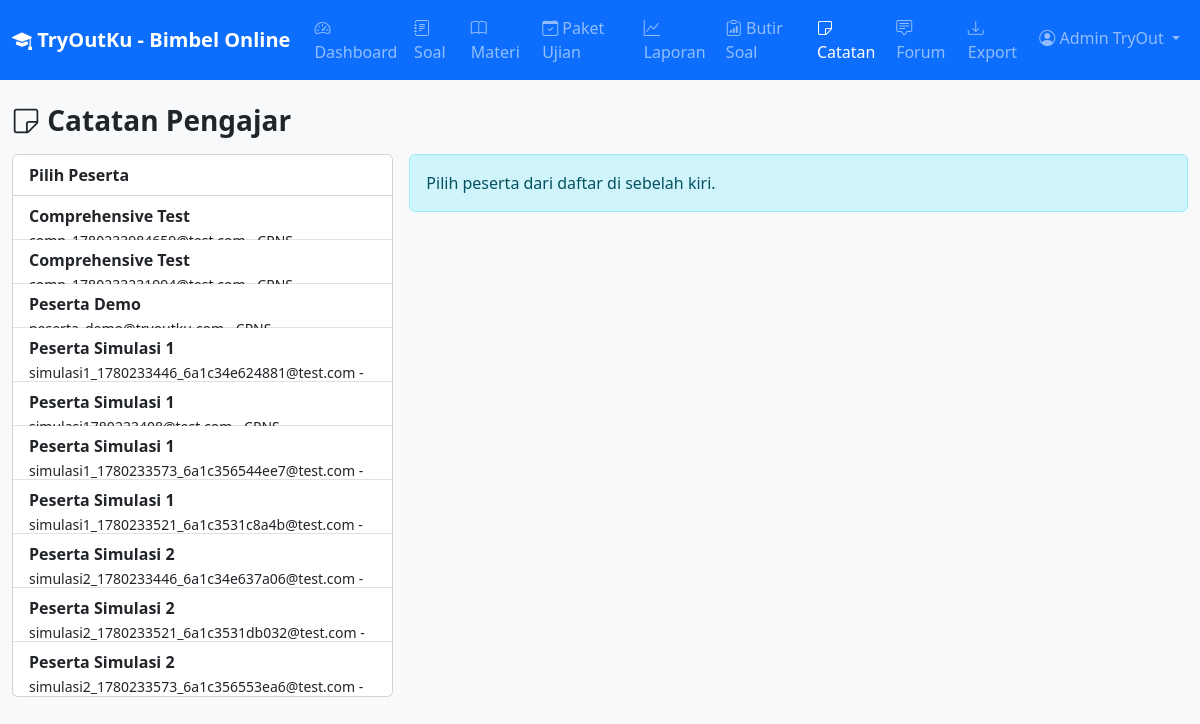
The app's page /admin/catatan_pengajar.php (signed in), older data.
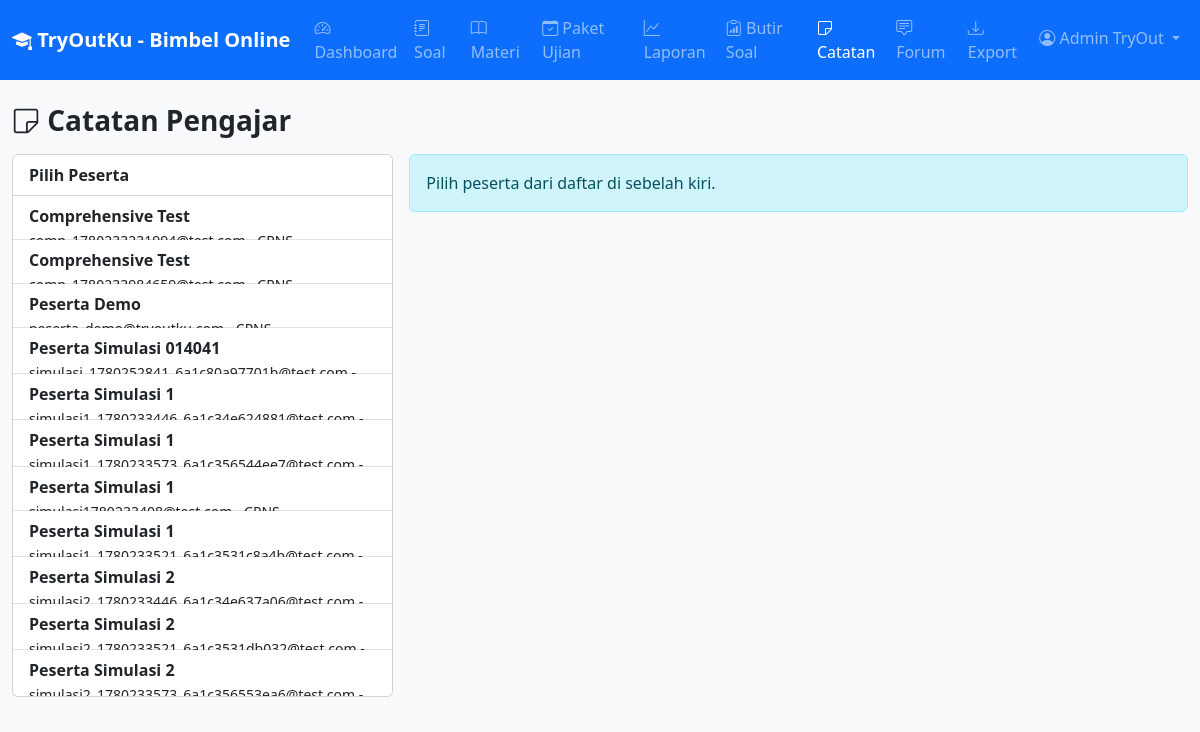
The same page, newer data.
### tables this page shows
CREATE TABLE `users` (
  `id` int(11) NOT NULL AUTO_INCREMENT,
  `nama` varchar(100) NOT NULL,
  `email` varchar(100) NOT NULL,
  `password` varchar(255) NOT NULL,
  `no_hp` varchar(20) DEFAULT NULL,
  `role` enum('admin','peserta') NOT NULL DEFAULT 'peserta',
  `target_ujian` enum('cpns','stan','stis','ipdn') DEFAULT 'cpns',
  `created_at` datetime DEFAULT current_timestamp(),
  PRIMARY KEY (`id`),
  UNIQUE KEY `email` (`email`)
);

### includes/functions.php (called while the page is built, shortened)
<?php
function e($str) {
    return htmlspecialchars($str ?? '', ENT_QUOTES, 'UTF-8');
}

### admin/catatan_pengajar.php (the view, shortened to what this page needs)
<?php
require_once __DIR__ . '/../includes/functions.php';
$peserta_id = intval($_GET['peserta_id'] ?? 0);
$peserta_list = $conn->query("SELECT id, nama, email, target_ujian FROM users WHERE role = 'peserta' ORDER BY nama");
$selected = null;
$catatan = '';
require_once __DIR__ . '/../includes/header.php';
require_once __DIR__ . '/../includes/navbar_admin.php';
?>
<div class="container py-4">
    <h3 class="fw-bold mb-3"><i class="bi bi-sticky"></i> Catatan Pengajar</h3>
    <div class="row g-3">
        <div class="col-md-4">
            <div class="card">
                <div class="card-header bg-white fw-bold">Pilih Peserta</div>
                <div class="list-group list-group-flush" style="max-height:500px; overflow-y:auto;">
                    <?php while ($p = $peserta_list->fetch_assoc()): ?>
                    <a href="?peserta_id=<?= $p['id'] ?>" class="list-group-item list-group-item-action <?= $peserta_id == $p['id'] ? 'active' : '' ?>">
                        <div class="fw-bold"><?= e($p['nama']) ?></div>
                        <small><?= e($p['email']) ?> - <?= strtoupper($p['target_ujian']) ?></small>
                    </a>
                    <?php endwhile; ?>
                </div>
            </div>
        </div>
        <div class="col-md-8">
            <?php if ($selected): ?>
            <div class="card">
                <div class="card-header bg-white fw-bold">
                    <i class="bi bi-person"></i> <?= e($selected['nama']) ?>
                    <span class="badge bg-secondary"><?= strtoupper($selected['target_ujian']) ?></span>
                </div>
                <div class="card-body">
                    <form method="POST">
                        <input type="hidden" name="peserta_id" value="<?= $peserta_id ?>">
                        <div class="mb-3">
                            <label class="form-label">Catatan / Arahan untuk Peserta</label>
                            <textarea name="catatan" class="form-control" rows="8" placeholder="Tulis catatan, arahan, atau evaluasi untuk peserta ini..."><?= e($catatan) ?></textarea>
                        </div>
                        <button type="submit" name="simpan_catatan" class="btn btn-primary"><i class="bi bi-save"></i> Simpan Catatan</button>
                    </form>
                </div>
            </div>
            <?php else: ?>
                <div class="alert alert-info">Pilih peserta dari daftar di sebelah kiri.</div>
            <?php endif; ?>
        </div>
    </div>
</div>
<?php require_once __DIR__ . '/../includes/footer.php'; ?>

Row changes from the older to the newer data that the page shows:
shown differently, row unchanged: users (number 1 of 11 on the later page): moves up the list
added users: nama "Peserta Simulasi 014041", email "simulasi_1780252841_6a1c80a97701b@test.com"
shown differently, row unchanged: users "simulasi1_1780233573_6a1c356544ee7@test.com": moves up the list
